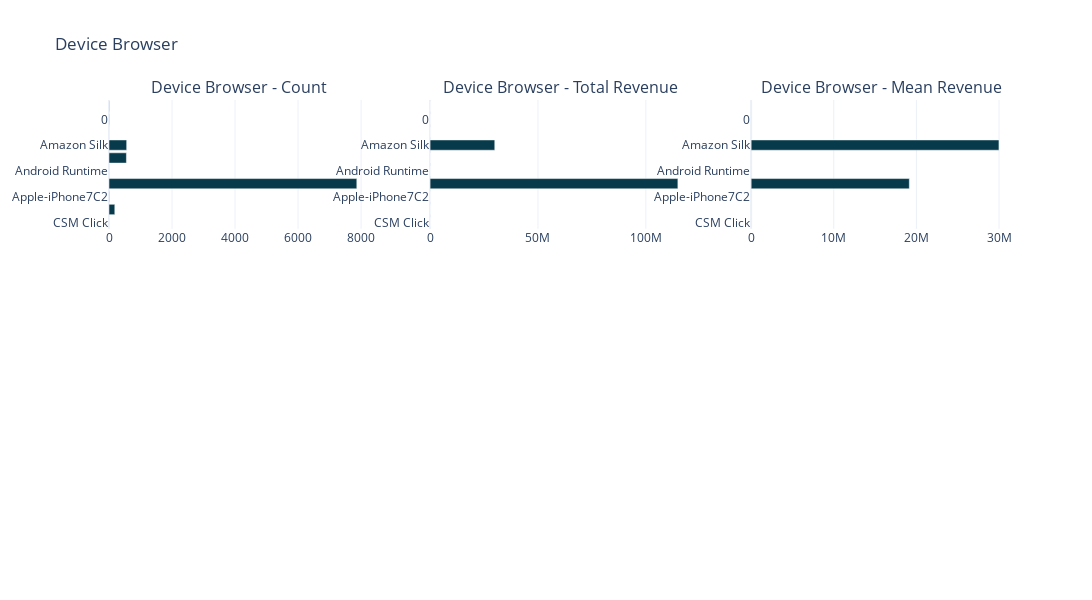

Here is the notebook cell this chart was saved with:
### Code cell
# Device Browser statistics 

aggs = df.groupby('browser')['transactionRevenue'].agg(['size', 'sum', 'mean'])

aggs.columns = ["count", "total_revenue", "mean"]
cnt_srs = aggs.sort_values(by="count", ascending=False)
trace1 = make_bar_chart(aggs["count"].head(10), '#073b4c')
trace2 = make_bar_chart(aggs["total_revenue"].head(10), '#073b4c')
trace3 = make_bar_chart(aggs["mean"].head(10), '#073b4c')

fig = tools.make_subplots(rows=3, cols=3, vertical_spacing=0.04, 
                          subplot_titles=["Device Browser - Count", "Device Browser - Total Revenue", "Device Browser - Mean Revenue"])

fig.append_trace(trace1, 1, 1)
fig.append_trace(trace2, 1, 2)
fig.append_trace(trace3, 1, 3)

fig['layout'].update(height=600, width=1500, template='plotly_white',paper_bgcolor='#ffffff', title="Device Browser")
plty.iplot(fig, filename='device-plots')

### Figure 1 — Plotly figure (JSON) as saved in the notebook; plotly's stock layout.template omitted (floating-point values rounded to 4 significant figures)
{"data": [{"marker": {"color": "#073b4c"}, "orientation": "h", "showlegend": false, "type": "bar", "x": [1, 184, 9, 7865, 2, 553, 561, 1, 7, 8], "xaxis": "x", "y": ["CSM Click", "BlackBerry", "Apple-iPhone7C2", "Android Webview", "Android Runtime", "Android Browser", "Amazon Silk", "ADM", "0", "(not set)"], "yaxis": "y"}, {"marker": {"color": "#073b4c"}, "orientation": "h", "showlegend": false, "type": "bar", "x": [0, 0, 0, 114850000, 0, 0, 29990000, 0, 0, 0], "xaxis": "x2", "y": ["CSM Click", "BlackBerry", "Apple-iPhone7C2", "Android Webview", "Android Runtime", "Android Browser", "Amazon Silk", "ADM", "0", "(not set)"], "yaxis": "y2"}, {"marker": {"color": "#073b4c"}, "orientation": "h", "showlegend": false, "type": "bar", "x": [null, null, null, 19140000.0, null, null, 29990000, null, null, null], "xaxis": "x3", "y": ["CSM Click", "BlackBerry", "Apple-iPhone7C2", "Android Webview", "Android Runtime", "Android Browser", "Amazon Silk", "ADM", "0", "(not set)"], "yaxis": "y3"}], "layout": {"annotations": [{"font": {"size": 16}, "showarrow": false, "text": "Device Browser - Count", "x": 0.1444, "xanchor": "center", "xref": "paper", "y": 1, "yanchor": "bottom", "yref": "paper"}, {"font": {"size": 16}, "showarrow": false, "text": "Device Browser - Total Revenue", "x": 0.5, "xanchor": "center", "xref": "paper", "y": 1, "yanchor": "bottom", "yref": "paper"}, {"font": {"size": 16}, "showarrow": false, "text": "Device Browser - Mean Revenue", "x": 0.8556, "xanchor": "center", "xref": "paper", "y": 1, "yanchor": "bottom", "yref": "paper"}], "height": 600, "paper_bgcolor": "#ffffff", "title": {"text": "Device Browser"}, "width": 1500, "xaxis": {"anchor": "y", "autorange": true, "domain": [0, 0.2889], "range": [0, 8279.0], "type": "linear"}, "xaxis2": {"anchor": "y2", "autorange": true, "domain": [0.3556, 0.6444], "range": [0, 120900000.0], "type": "linear"}, "xaxis3": {"anchor": "y3", "autorange": true, "domain": [0.7111, 1], "range": [0, 31570000.0], "type": "linear"}, "xaxis4": {"anchor": "y4", "domain": [0, 0.2889]}, "xaxis5": {"anchor": "y5", "domain": [0.3556, 0.6444]}, "xaxis6": {"anchor": "y6", "domain": [0.7111, 1]}, "xaxis7": {"anchor": "y7", "domain": [0, 0.2889]}, "xaxis8": {"anchor": "y8", "domain": [0.3556, 0.6444]}, "xaxis9": {"anchor": "y9", "domain": [0.7111, 1]}, "yaxis": {"anchor": "x", "autorange": true, "domain": [0.6933, 1], "range": [-0.5, 9.5], "type": "category"}, "yaxis2": {"anchor": "x2", "autorange": true, "domain": [0.6933, 1], "range": [-0.5, 9.5], "type": "category"}, "yaxis3": {"anchor": "x3", "autorange": true, "domain": [0.6933, 1], "range": [-0.5, 9.5], "type": "category"}, "yaxis4": {"anchor": "x4", "domain": [0.3467, 0.6533]}, "yaxis5": {"anchor": "x5", "domain": [0.3467, 0.6533]}, "yaxis6": {"anchor": "x6", "domain": [0.3467, 0.6533]}, "yaxis7": {"anchor": "x7", "domain": [0, 0.3067]}, "yaxis8": {"anchor": "x8", "domain": [0, 0.3067]}, "yaxis9": {"anchor": "x9", "domain": [0, 0.3067]}}}
